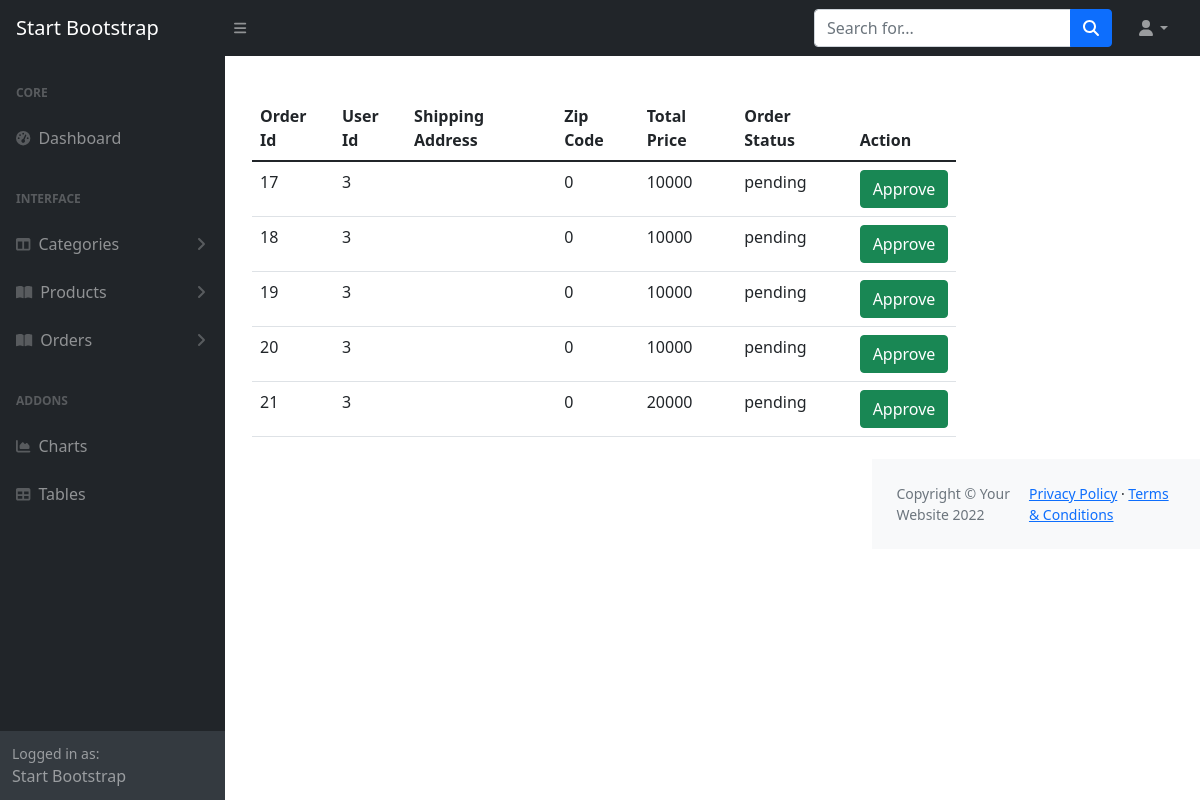
Screenshot of /admin/pending_order.php with the database file from the repository.
### tables this page shows
CREATE TABLE `orders` (
  `order_id` int(11) NOT NULL,
  `user_id` int(11) NOT NULL,
  `shipping_address` varchar(50) NOT NULL,
  `zip_code` int(11) NOT NULL,
  `total_price` int(11) NOT NULL,
  `order_status` varchar(20) NOT NULL
);

### admin/pending_order.php (the view, shortened to what this page needs)
<?php
include "../connection.php";
$q = "select * from `orders` where order_status = 'pending'";
$excute = mysqli_query($con,$q);
include "function.php";
?>
<div class="container my-5 ms-5">
    <div class="row ms-5">
        <div class="col-md-12 my-5 ps-5 ms-5">
            <table class="border-5 table ms-5 ps-5">
                <thead>
                    <tr>
                        <th>Order Id</th>
                        <th>User Id</th>
                        <th>Shipping Address</th>
                        <th>Zip Code</th>
                        <th>Total Price</th>
                        <th>Order Status</th>
                        <th>Action</th>
                    </tr>
                </thead>
                <tbody>
                    <?php
                    while($rows = mysqli_fetch_assoc($excute))
                    {
                        ?>
                    <tr>
                        <td><?=$rows['order_id']?></td>
                        <td><?=$rows['user_id']?></td>
                        <td><?=$rows['shipping_address']?></td>
                        <td><?=$rows['zip_code']?></td>
                        <td><?=$rows['total_price']?></td>
                        <td><?=$rows['order_status']?></td>
                        <td><a class="btn btn-success" href="order_status.php?id=<?=$rows['order_id']?>">Approve</a></td>
                    </tr>
                        <?php
                    }
                    ?>
                </tbody>
            </table>
            </div>
        </div>
</div>

### rows the page displays
orders: order_id "17", user "3", zip_code "0", total_price "10000", order_status "pending"
orders: order_id "18", user "3", zip_code "0", total_price "10000", order_status "pending"
orders: order_id "19", user "3", zip_code "0", total_price "10000", order_status "pending"
orders: order_id "20", user "3", zip_code "0", total_price "10000", order_status "pending"
orders: order_id "21", user "3", zip_code "0", total_price "20000", order_status "pending"
